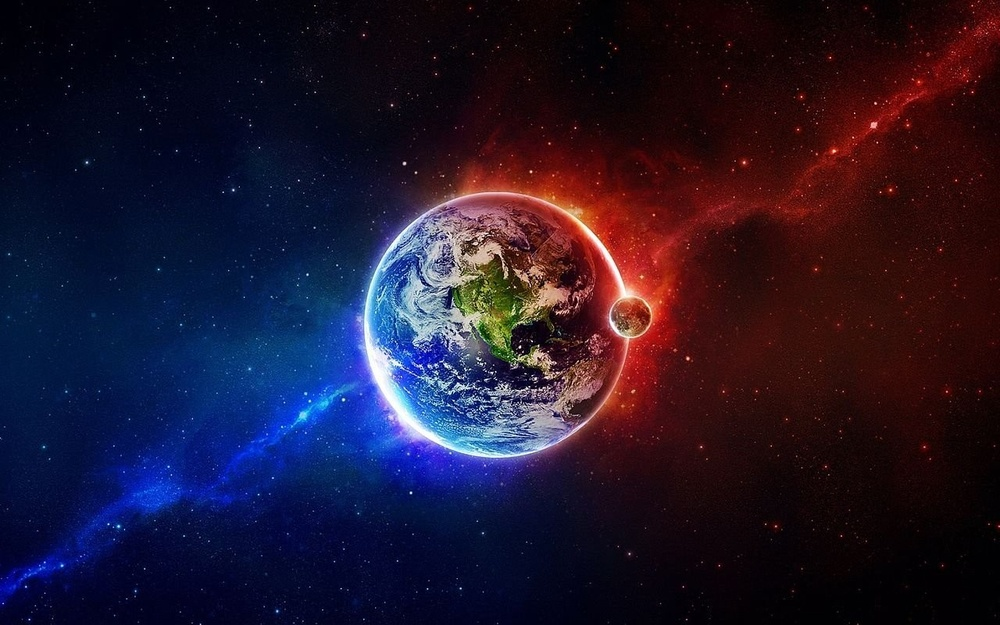
//> input picture 25.02/2/image.jpg, 1000 x 625 px, shrunk from 1280 x 800 before the run
$ ./main   (built with g++ and OpenCV 4)
//> lines starting //> are read from the running program, lines starting //| are printed output that depends on the picture; after the words box and inside, x2 and y2 are one past the last pixel; in counts of white or black regions, pixels touching at a corner belong together
#include <opencv2/opencv.hpp>
#include <iostream>


int main() {
  cv::Mat image = cv::imread("image.jpg");
//> image is the input picture: 625 rows x 1000 cols, CV_8UC3; mean B, G, R 44.5, 22.7, 33.8

  if (image.empty()) {
    std::cout << "Ошибка: не удалось загрузить изображение. Проверьте путь к файлу." << std::endl;
    return -1;
  }

	cv::Mat hsv;
	cv::cvtColor(image, hsv, cv::COLOR_BGR2HSV);
//> hsv: 625 rows x 1000 cols, CV_8UC3; mean H, S, V 94.7, 208.4, 63.1

	cv::Mat mask;
	cv::inRange(hsv, cv::Scalar(100, 100, 50), cv::Scalar(140, 255, 255), mask);
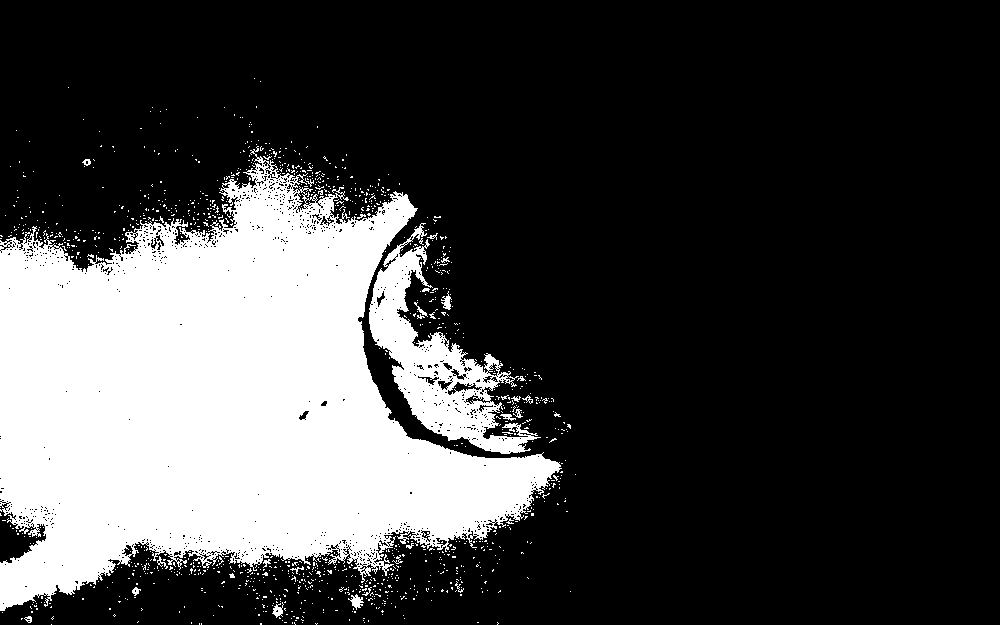
//> mask: 625 rows x 1000 cols, CV_8UC1; 25.4% white; 1169 white regions (1140 under 20 px), largest, box (x1, y1, x2, y2) and area: (0, 146, 562, 611) 142566, (369, 223, 541, 454) 11729, (348, 594, 364, 610) 121

	cv::Mat blue;
	cv::bitwise_and(image, image, blue, mask);
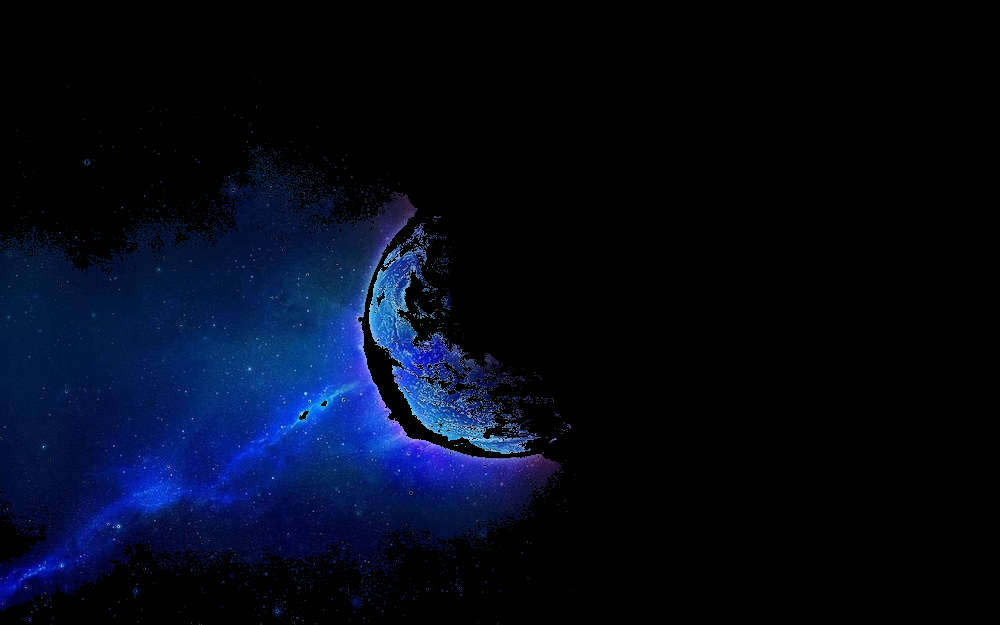
//> blue: 625 rows x 1000 cols, CV_8UC3; mean B, G, R 25.6, 9.1, 3.1

	cv::imshow("Original", image);
	cv::imshow("Mask", mask);
	cv::imshow("Blue", blue);

  cv::waitKey(0);
	cv::destroyAllWindows();

  return 0;
}
